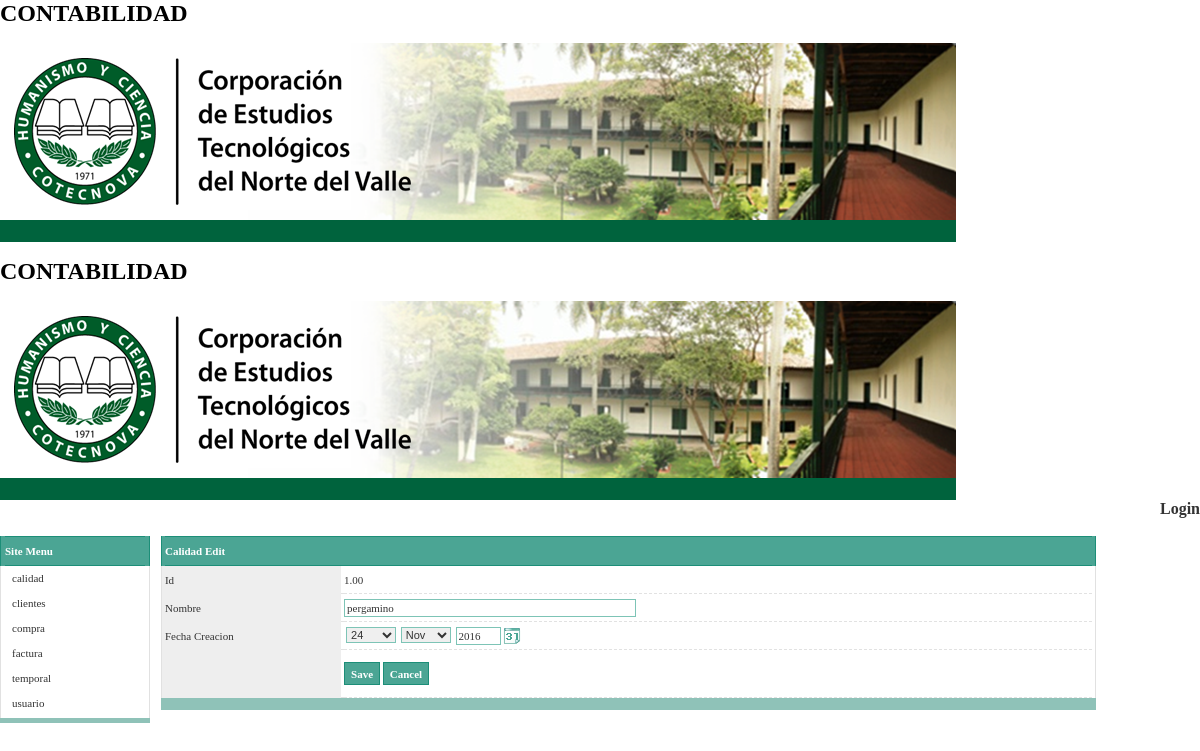
Page /pDepo/calidad_edit.php?pm_id=1 on the committed database.
### tables this page shows
CREATE TABLE `calidad` (
  `id` int(11) NOT NULL,
  `nombre` varchar(45) DEFAULT NULL,
  `fecha_creacion` timestamp NOT NULL DEFAULT CURRENT_TIMESTAMP ON UPDATE CURRENT_TIMESTAMP
);

### pDepo/calidad_edit_func.php (the view, shortened to what this page needs)
<?php
require_once './includes/art_functions.php';
function art_form_updatedata_display($form, $message){
    $artv_pm_id = art_request("pm_id", "");
    $artv_id = art_request("lbhd_id", "");
    $artv_nombre = art_request("nombre", "");
    $artv_fecha_creacion_year = art_request("fecha_creacion_year", "");
    $artv_fecha_creacion_month = art_request("fecha_creacion_month", "");
    $artv_fecha_creacion_day = art_request("fecha_creacion_day", "");
    if (($artv_fecha_creacion_year != "")
     && ($artv_fecha_creacion_month != "")
     && ($artv_fecha_creacion_day != "")) {
        $artv_fecha_creacion = $artv_fecha_creacion_year."-".$artv_fecha_creacion_month."-".$artv_fecha_creacion_day;
    } else {
        $artv_fecha_creacion = "";
    }
    $gridtitle = "Calidad Edit";
    $aj = art_request("aj", "");
    if (($aj != "1") && ($message == "")){
        $sql = "select * from `calidad`";
        $sql .= " WHERE ";
        $sql .= " calidad.id = " .  art_quote_intval($artv_pm_id);
        $query = mysql_query($sql);
        if ($query){
            $row = mysql_fetch_array($query);
        } else {
            $submiturl = "./calidad.php";
            art_show_errormsg(MSG_EXECUTE_SQL_FAIL, $submiturl);
            exit;
        }
        $artv_id =  number_format( art_rowdata($row, 0) , 2, '.', ',' ) ;
        $artv_nombre =  art_rowdata($row, 1) ;
        $artv_fecha_creacion =  art_rowdata($row, 2) ;
    }
    print "<table cellpadding=\"0\" cellspacing=\"0\" border=\"0\"  width=\"100%\" align=\"center\">\n";
    print "<tr>\n";
    print "<td>\n";
    print "<div id=\"mainmenu_defaulttheme\">\n";
    print "<table cellpadding=\"0\" cellspacing=\"0\" border=\"0\"  width=\"100%\">\n";
    print "    <tr>\n";
    print "    <td colspan=\"3\" valign=\"top\" class=\"mainMenuBG\" >\n";
    print "        <table align=\"right\"  border=\"0\" cellspacing=\"0\" cellpadding=\"0\">\n";
    print "            <tr>\n";
    $sessionlevel = art_session('art_user_level', -1);
    if ($sessionlevel < 0) {
        print "                <td>\n";
        print "<a href=\"" . "./user_logout.php". "\"" . " title=\"Login\" class=\"mainMenuLink\"><div><p>Login</p></div></a>";
        print "                </td>\n";
    }
    print "            </tr>\n";
    print "        </table>\n";
    print "    </td>\n";
    print "    </tr>\n";
    print "</table>\n";
    print "</div>\n";
    print "<table width=\"100%\" cellpadding=\"0\" cellspacing=\"0\" border=\"0\">\n";
    print "<tr>\n";
    print "<td width=\"1\" align=\"left\" valign=\"top\">\n";
    print "</td>\n";
    print "<td align=\"left\" class=\"siteMenuGap\">&nbsp;</td>\n";
    print "<td valign=\"top\">\n";
    print "<br />\n";
    print "<div id=\"defaulttheme\">";
    print "    <table cellpadding=\"0\" cellspacing=\"0\" border=\"0\"  width=\"90%\" >\n";
    print "        <tr>\n";
    print "            <td class=\"formHeaderBGLeft\" nowrap >&nbsp;</td>\n";
    print "            <td class=\"formHeaderBG\"><span class=\"formHeaderText\">" . $gridtitle . "</span>&nbsp;</td>\n";
    print "            <td class=\"formHeaderBGRight\" nowrap >&nbsp;</td>\n";
    print "        </tr>\n";
    print "        <tr>\n";
    print "            <td class=\"formColumnBGLeft\" align=\"left\">&nbsp;</td>\n";
    print "            <td>\n";
    print "                <table width=\"100%\" cellpadding=\"0\" cellspacing=\"0\" border=\"0\" class=\"formBody\" >\n";
    $svalue = art_check_null($artv_id);
    if ($svalue != "&nbsp;"){
        $svalue = htmlspecialchars($svalue);
    }
    print "<tr>\n";
    print "<td class=\"formColumnCaption\">Id</td>\n";
    print "<td width=\"3\" class=\"formColumnData\">&nbsp;</td>\n";
    print "<td class=\"formColumnData\" align=\"left\">\n";
    print "<label id=\"id\" name=\"id\" >" . $svalue . "</label>\n";
    print "</td>\n";
    print "</tr>\n";
    $value = $artv_nombre;
    $value = htmlspecialchars($value);
    print "<tr>\n";
    print "<td class=\"formColumnCaption\">Nombre</td>\n";
    print "<td width=\"3\" class=\"formColumnData\">&nbsp;</td>\n";
    print "<td class=\"formColumnData\" align=\"left\">\n";
    print "<input class=\"textbox\" id=\"nombre\" name=\"nombre\" type=\"text\" value=\"" . $value . "\"  size=\"45\" maxlength=\"45\" >\n";
    print "</td>\n";
    print "</tr>\n";
    $value = $artv_fecha_creacion;
    $v_year = "";
    $v_month = "";
    $v_day = "";
    if ($value != "") {
      $datevalue = getdate(strtotime($value));
      if (is_array($datevalue)) {
        $v_year = $datevalue['year'];
        $v_month = str_pad($datevalue['mon'], 2, '0', STR_PAD_LEFT);
        $v_day = str_pad($datevalue['mday'], 2, '0', STR_PAD_LEFT);
      }
    }
    print "<tr>\n";
    print "<td class=\"formColumnCaption\">Fecha Creacion</td>\n";
    print "<td width=\"3\" class=\"formColumnData\">&nbsp;</td>\n";
    print "<td class=\"formColumnData\" align=\"left\">\n";
    print "<table cellpadding=\"0\" cellspacing=\"0\" border=\"0\"><tr>\n";
    print "<td valign=\"top\" style=\"padding-left:2px\">\n";
    print "<select class=\"combobox\" name=\"fecha_creacion_day\" id=\"fecha_creacion_day\" style=\"width: 50px\">";
    if ($v_day == "01") {$selected = "selected";} else {$selected = "";}
    if ($v_day == "02") {$selected = "selected";} else {$selected = "";}
    if ($v_day == "03") {$selected = "selected";} else {$selected = "";}
    if ($v_day == "04") {$selected = "selected";} else {$selected = "";}
    if ($v_day == "05") {$selected = "selected";} else {$selected = "";}
    if ($v_day == "06") {$selected = "selected";} else {$selected = "";}
    if ($v_day == "07") {$selected = "selected";} else {$selected = "";}
    if ($v_day == "08") {$selected = "selected";} else {$selected = "";}
    if ($v_day == "09") {$selected = "selected";} else {$selected = "";}
    if ($v_day == "10") {$selected = "selected";} else {$selected = "";}
    if ($v_day == "11") {$selected = "selected";} else {$selected = "";}
    if ($v_day == "12") {$selected = "selected";} else {$selected = "";}
    if ($v_day == "13") {$selected = "selected";} else {$selected = "";}
    if ($v_day == "14") {$selected = "selected";} else {$selected = "";}
    if ($v_day == "15") {$selected = "selected";} else {$selected = "";}
    if ($v_day == "16") {$selected = "selected";} else {$selected = "";}
    if ($v_day == "17") {$selected = "selected";} else {$selected = "";}
    if ($v_day == "18") {$selected = "selected";} else {$selected = "";}
    if ($v_day == "19") {$selected = "selected";} else {$selected = "";}
    if ($v_day == "20") {$selected = "selected";} else {$selected = "";}
    if ($v_day == "21") {$selected = "selected";} else {$selected = "";}
    if ($v_day == "22") {$selected = "selected";} else {$selected = "";}
    if ($v_day == "23") {$selected = "selected";} else {$selected = "";}
    if ($v_day == "24") {$selected = "selected";} else {$selected = "";}
    print "<option value=\"24\" $selected >24</option>";
    if ($v_day == "25") {$selected = "selected";} else {$selected = "";}
    if ($v_day == "26") {$selected = "selected";} else {$selected = "";}
    if ($v_day == "27") {$selected = "selected";} else {$selected = "";}
    if ($v_day == "28") {$selected = "selected";} else {$selected = "";}
    if ($v_day == "29") {$selected = "selected";} else {$selected = "";}
    if ($v_day == "30") {$selected = "selected";} else {$selected = "";}
    if ($v_day == "31") {$selected = "selected";} else {$selected = "";}
    print "</select>&nbsp;";
    print "</td><td valign=\"top\" style=\"padding-left:2px\">\n";
    print "<select class=\"combobox\" name=\"fecha_creacion_month\" id=\"fecha_creacion_month\" style=\"width: 50px\">";
    if ($v_month == "01") {$selected = "selected";} else {$selected = "";}
    if ($v_month == "02") {$selected = "selected";} else {$selected = "";}
    if ($v_month == "03") {$selected = "selected";} else {$selected = "";}
    if ($v_month == "04") {$selected = "selected";} else {$selected = "";}
    if ($v_month == "05") {$selected = "selected";} else {$selected = "";}
    if ($v_month == "06") {$selected = "selected";} else {$selected = "";}
    if ($v_month == "07") {$selected = "selected";} else {$selected = "";}
    if ($v_month == "08") {$selected = "selected";} else {$selected = "";}
    if ($v_month == "09") {$selected = "selected";} else {$selected = "";}
    if ($v_month == "10") {$selected = "selected";} else {$selected = "";}
    if ($v_month == "11") {$selected = "selected";} else {$selected = "";}
    print "<option value=\"11\" $selected >Nov</option>";
    print "</select>&nbsp;";
    print "</td><td valign=\"top\" style=\"padding-left:2px\">\n";
    print "<input class=\"textbox\" name=\"fecha_creacion_year\" type=\"text\" value=\"$v_year\" id=\"fecha_creacion_year\" size=\"4\"/>";
    print "</td>\n";
    print "<td valign=\"top\" style=\"padding-left:2px\">\n";
    print "<input type=\"image\" name=\"fecha_creacion_btn\" id=\"fecha_creacion_btn\" src=\"components/calendar/basicgreen/images/img_calendar.gif\" onclick =\"displayCalendarSelectBox('fecha_creacion_year','fecha_creacion_month','fecha_creacion_day',false,false,this); return false;\"style=\"border-width:0px;cursor: hand\" />";
    print "</td></tr></table>\n";
    print "</td>\n";
    print "</tr>\n";
    print "	                   <tr>\n";
    print "	                       <td class=\"formColumnCaption\"></td>\n";
    print "	                       <td width=\"3\" class=\"formColumnData\">&nbsp;</td>\n";
    print "	                       <td class=\"formColumnData\" align=\"left\"></br>\n";
    print "	                           <input name=\"btn_save\" id=\"btn_save\" type=\"submit\" value=\"" . CAP_BUTTON_SAVE . "\" class=\"button\" >\n";
    $urldatapage = "href='" . "./calidad.php" . "'";
    print "	                  		     <input name=\"btn_cancel\" id=\"btn_cancel\" type=\"reset\" value=\"" . CAP_BUTTON_CANCEL . "\" class=\"button\" onClick=\"javascript:window.location." . $urldatapage . " \">\n";
    print "	                       </td>\n";
    print "	                   </tr>\n";
    print "                </table>\n";
    print "            </td>\n";
    print "            <td class=\"formColumnBGRight\">&nbsp;</td>\n";
    print "        </tr>\n";
    print "        <tr>\n";
    print "            <td class=\"formFooterLeft\" nowrap >&nbsp;</td>\n";
    print "            <td class=\"formFooter\" align=\"center\" valign=\"middle\">&nbsp;</td>\n";
    print "            <td class=\"formFooterRight\" nowrap >&nbsp;</td>\n";
    print "        </tr>\n";
    print "    </table>\n";
    print "</div>";
    print "</td>\n";
    print "</tr>\n";
    print "</table>\n";
    print "</td>\n";
    print "</tr>\n";
    print "</table>\n";
}
?>

### pDepo/css/defaulttheme.css (style rules this page uses)
#defaulttheme { margin: 0px; padding: 0px; }
#defaulttheme table { font-family: Verdana; font-size: 11px; color: #333333; }
#mainmenu_defaulttheme .mainMenuBG { font-family: Verdana; font-size: 11px; }
#mainmenu_defaulttheme .mainMenuLink:link { font-weight: bold; color: #333333; text-decoration: none; }
#defaulttheme .button , #sch_defaulttheme .button { font-family: Verdana; font-size: 11px; font-weight: bold; color: #FFFFFF; text-decoration: none; background-color: #4BA594; height: 23px; border: 1px solid #1C8E78; }
#defaulttheme .combobox { font-size: 11px; color: #333333; border: 1px solid #7DC4B6; }
#defaulttheme .textbox , #sch_defaulttheme .textbox { font-family: Verdana; font-size: 11px; color: #333333; height: 18px; border: 1px solid #7DC4B6; }
#defaulttheme .formHeaderBGLeft { background-color: #4BA594; width: 2px; border-left: 1px solid #1C8E78; }
#defaulttheme .formHeaderBG { font-family: Verdana; font-size: 11px; font-weight: bold; color: #FFFFFF; background-color: #4BA594; text-align: left; height: 30px; border-top: 1px solid #1C8E78; border-bottom: 1px solid #1C8E78; }
#defaulttheme .formHeaderBGRight { background-color: #4BA594; width: 2px; border-right: 1px solid #1C8E78; }
#defaulttheme .formColumnBGLeft { background-color: #EEEEEE; border-left: 1px solid #E1E1E1; }
#defaulttheme .formColumnCaption { background-color: #EEEEEE; text-align: left; }
#defaulttheme .formColumnBGRight { border-right: 1px solid #E1E1E1; }
#defaulttheme .formColumnData { height: 28px; border-bottom: 1px dashed #E2E2E2; }
#defaulttheme .formFooter { background-color: #8FC2B8; height: 5px; }
#defaulttheme .formFooterLeft { background-color: #8FC2B8; width: 2px; }
#defaulttheme .formFooterRight { background-color: #8FC2B8; width: 2px; }

### rows in the picture
calidad: id "1.00", nombre "pergamino", fecha_creacion_year "2016"

### other values in the picture
$gridtitle "Calidad Edit"
